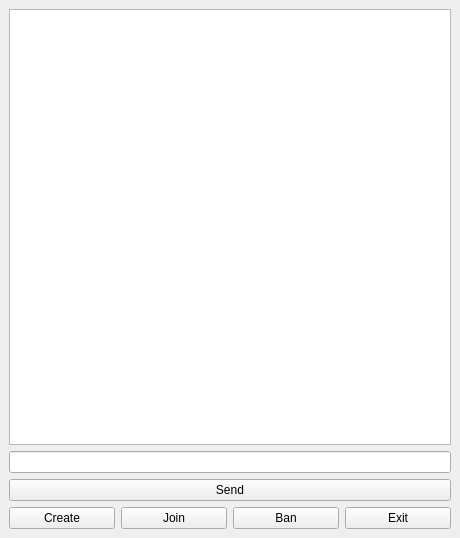
<?xml version="1.0" encoding="UTF-8"?>
<ui version="4.0">
 <class>MainWindow</class>
 <widget class="QMainWindow" name="MainWindow">
  <property name="geometry">
   <rect>
    <x>0</x>
    <y>0</y>
    <width>460</width>
    <height>538</height>
   </rect>
  </property>
  <property name="windowTitle">
   <string>MainWindow</string>
  </property>
  <widget class="QWidget" name="centralwidget">
   <property name="maximumSize">
    <size>
     <width>610</width>
     <height>559</height>
    </size>
   </property>
   <layout class="QGridLayout" name="gridLayout">
    <item row="0" column="0">
     <widget class="QTextEdit" name="output">
      <property name="readOnly">
       <bool>true</bool>
      </property>
     </widget>
    </item>
    <item row="1" column="0">
     <widget class="QLineEdit" name="input"/>
    </item>
    <item row="2" column="0">
     <widget class="QPushButton" name="send_button">
      <property name="text">
       <string>Send</string>
      </property>
     </widget>
    </item>
    <item row="3" column="0">
     <layout class="QHBoxLayout" name="horizontalLayout">
      <item>
       <widget class="QPushButton" name="create_button">
        <property name="text">
         <string>Create</string>
        </property>
       </widget>
      </item>
      <item>
       <widget class="QPushButton" name="join_button">
        <property name="text">
         <string>Join</string>
        </property>
       </widget>
      </item>
      <item>
       <widget class="QPushButton" name="ban_button">
        <property name="text">
         <string>Ban</string>
        </property>
       </widget>
      </item>
      <item>
       <widget class="QPushButton" name="exit_button">
        <property name="text">
         <string>Exit</string>
        </property>
       </widget>
      </item>
     </layout>
    </item>
   </layout>
  </widget>
 </widget>
 <resources/>
 <connections/>
</ui>
